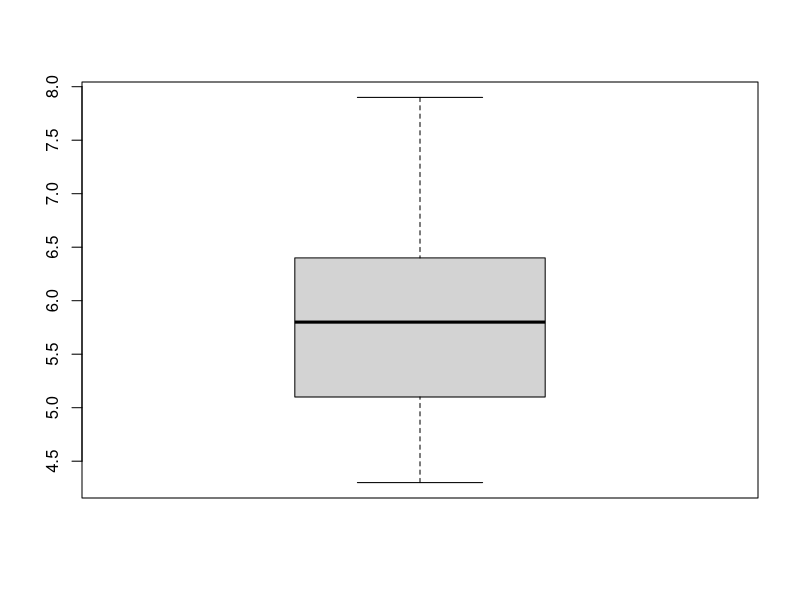
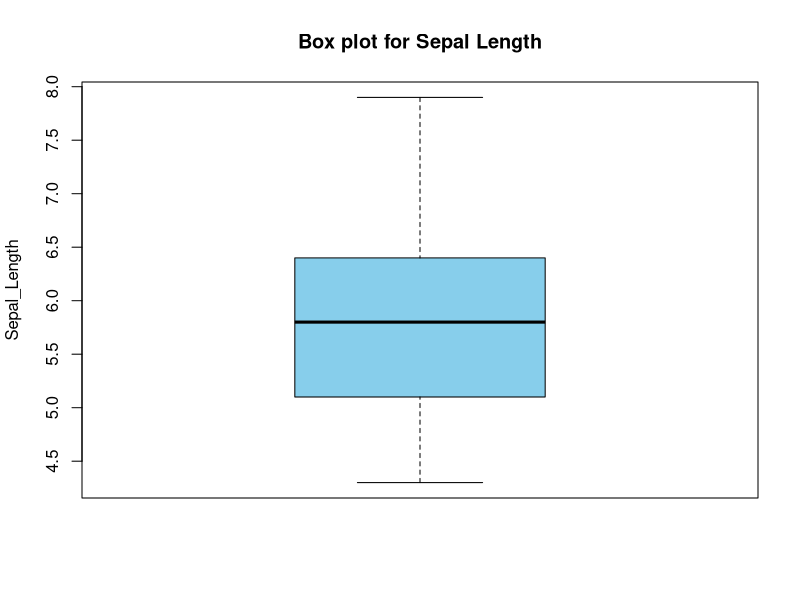
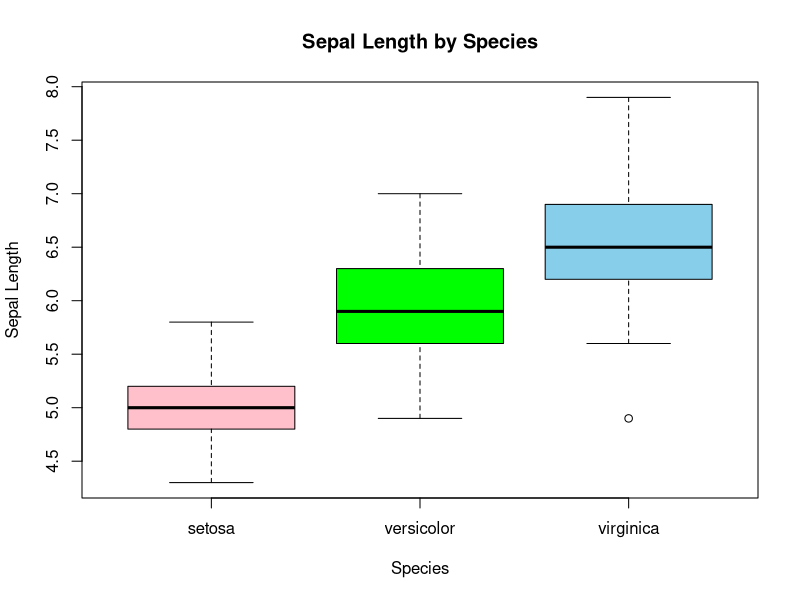
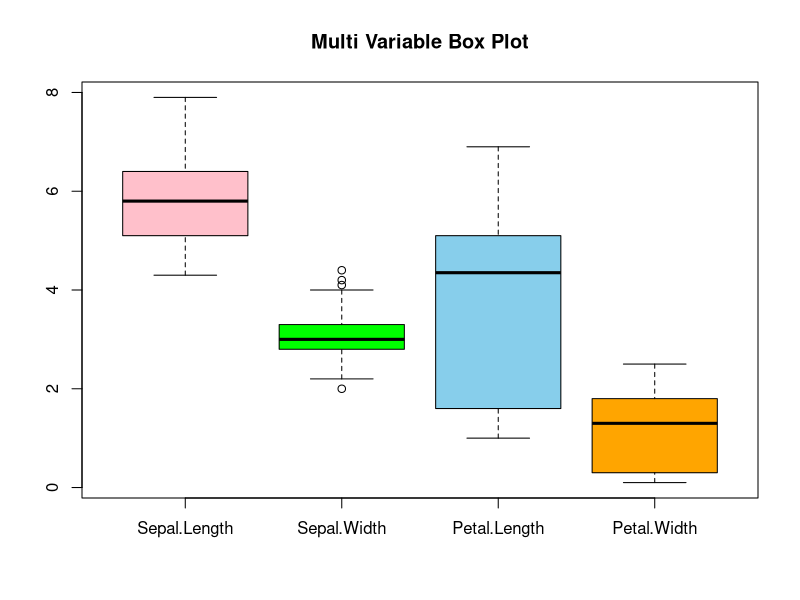
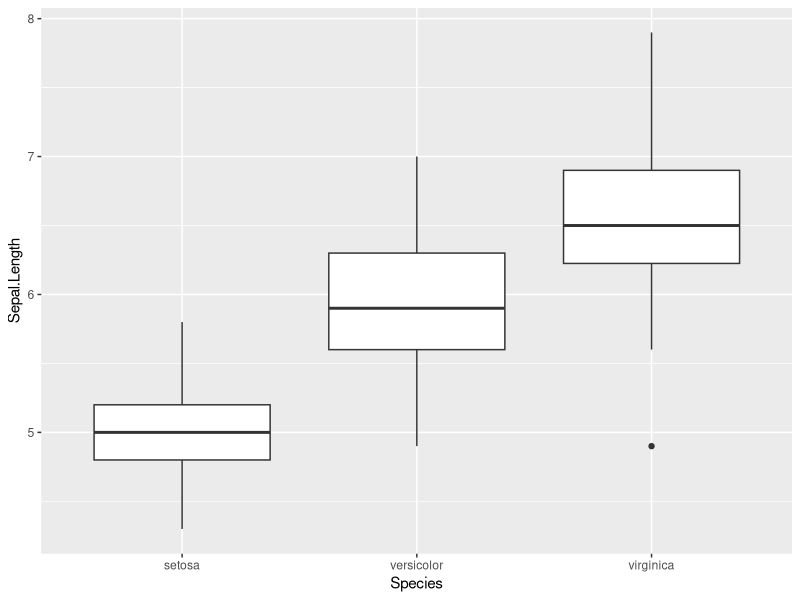
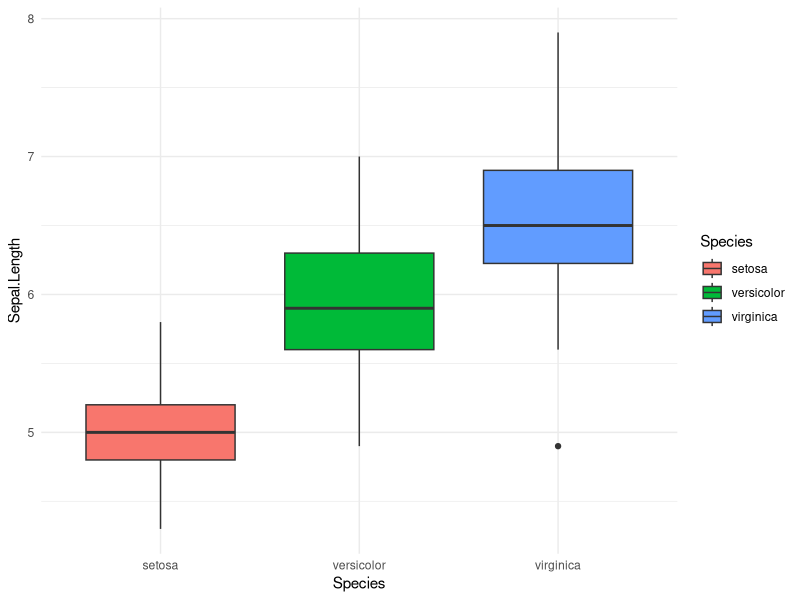
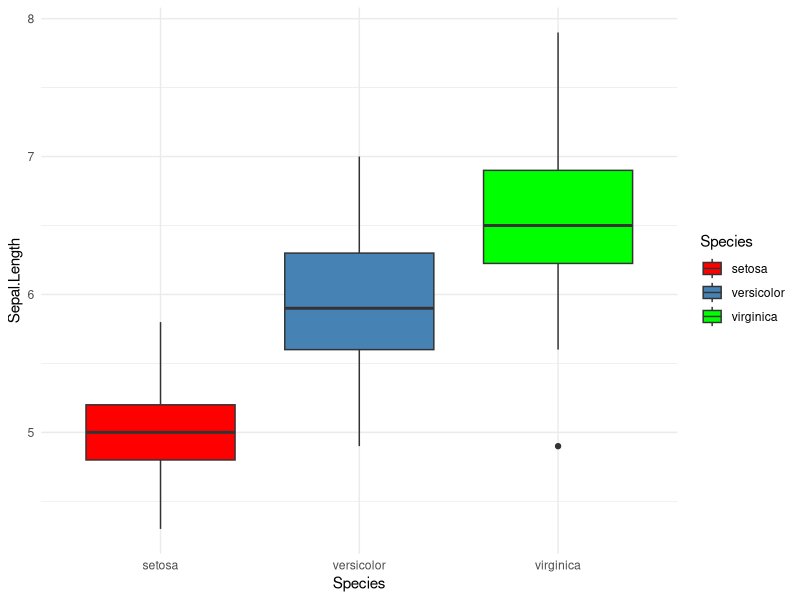

Write the R code that produced these figures, in order.
#load the Data
data(iris)
#Understand the Data
str(iris)
View(iris)
class(iris)
?iris

#Basic Box plot
boxplot(iris$Sepal.Length)

#Add Title & Lables
boxplot(iris$Sepal.Length,
        main = "Box plot for Sepal Length",
        ylab = "Sepal_Length",
        col = 'skyblue')

#Grouped  Box plot (by Species)
boxplot(Sepal.Length ~ Species,
        data = iris,
        main = "Sepal Length by Species",
        xlab = "Species",
        ylab = "Sepal Length",
        col = c('pink', 'green','skyblue'))

#Multi-Vriable Box Plot
boxplot(iris[,1:4],
        main = "Multi Variable Box Plot",
        col = c('pink','green','skyblue','orange'))


#GGPLOT2
library(ggplot2)

ggplot(iris,
       aes(x=Species, y = Sepal.Length))+
  geom_boxplot()

#Coloured box plot by species
ggplot(iris, aes(x=Species, y = Sepal.Length, fill = Species)) +
  geom_boxplot() +
  theme_minimal()

#USINF Manual Color Palettes
ggplot(iris, aes(x=Species, y = Sepal.Length, fill = Species)) +
  geom_boxplot() +
  scale_fill_manual(
    values = c(
      "setosa" = "red",
      "versicolor" = "steelblue",
      virginica = "green"
    )
  ) + 
  theme_minimal()
